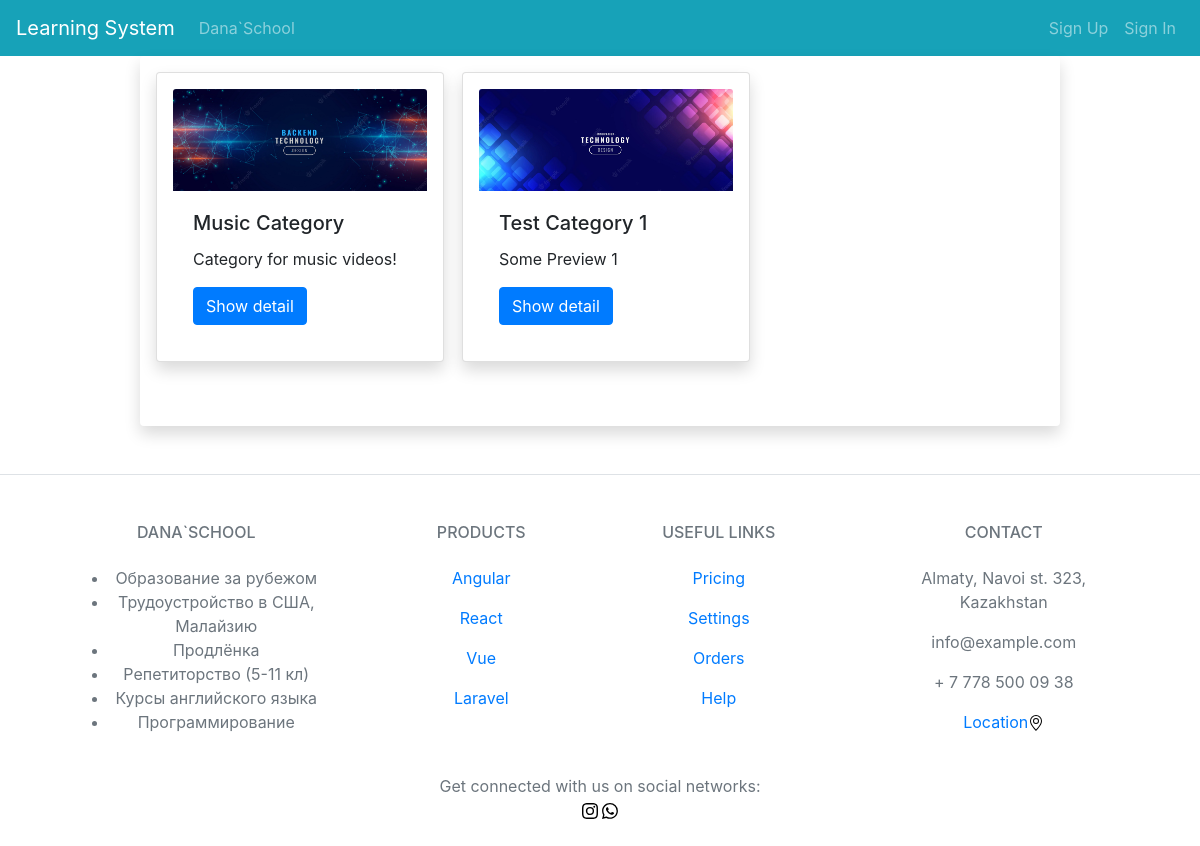
Page /learn_app/ on the committed database.
### learn_app/models.py (models this page shows, shortened)
class Category(models.Model):
    title = models.CharField(max_length=50, null=False, blank=False)
    image = models.ImageField(null=True, blank=True)
    preview = models.TextField(null=True, blank=True)
    description = models.TextField()

### learn_app/views.py (the view)
# urls.py: path('', homeView, name='learn_home'),
def homeView(request):
    context = {
        'contents': Content.objects.all().order_by('create_date'),
        'categories': Category.objects.all().order_by('title'),
    }
    if request.user.is_authenticated:
        context['thisUser'] = LearnUser.objects.get(user_id=request.user)
    return render(request,
                  template_name='learn_app/home.html',
                  context=context)

### learn_app/models.py (called while the page is built)
    def __str__(self):
        return self.title

### learn_app/templatetags/template_tags.py (called while the page is built)
@register.filter(name='contentByCategory', safe=True)
def contentByCategory(content, category):
    return content.filter(category=category)

### templates/learn_app/home.html (shortened to what this page needs)
{% extends 'learn_app/base.html' %}
{% load static %}
{% load template_tags %}
{% block content %}
        <div class="row">
            {% for category in categories %}
                <div class="col-sm-4">
                    <div class="card shadow p-3 mb-5 bg-white rounded" style="width: 18rem;">
                        <img src="{{ category.image.url }}" class="card-img-top" alt="{{ category.title }}">
                        <div class="card-body">
                            <h5 class="card-title">{{ category.title }}</h5>
                            <p class="card-text">{{ category.preview }}</p>
                            <button type="button" class="btn btn-primary" data-toggle="modal"
                                    data-target="#modal_{{ category.id }}">
                                Show detail
                            </button>
                        </div>
                    </div>
                </div>
            {% endfor %}
        </div>
{% endblock content %}

### rows in the picture
Category: image (picture), title "Music Category", preview "Category for music videos!"
Category: image (picture), title "Test Category 1", preview "Some Preview 1"
